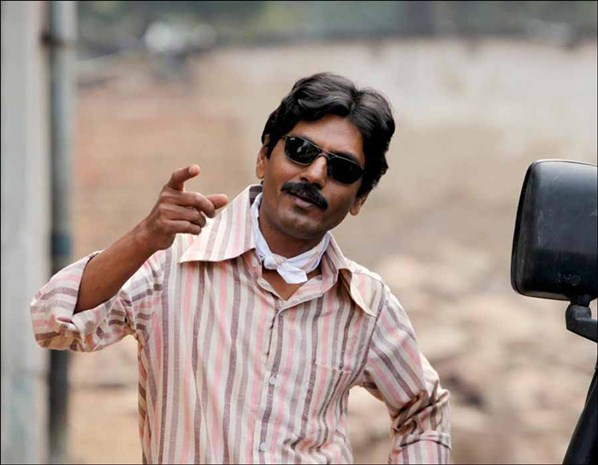
#> input picture basics/gangs-of-wasseypur.jpg, 598 x 465 px
$ python grayscale.py
#> lines starting #> are read from the running program, lines starting #| are printed output that depends on the picture
from matplotlib.image import imread
import matplotlib.pyplot as plt
import numpy as np


input_image= imread("gangs-of-wasseypur.jpg")
#> input_image is the input picture: shape (465, 598, 3); mean R, G, B 165.1, 149.4, 141.6
r,g,b=input_image[:,:,0],input_image[:,:,1],input_image[:,:,2]
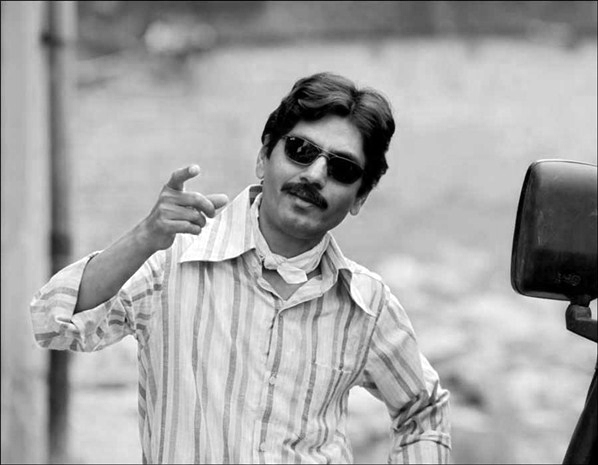
#> r: shape (465, 598); min 0, max 255, mean 165.1
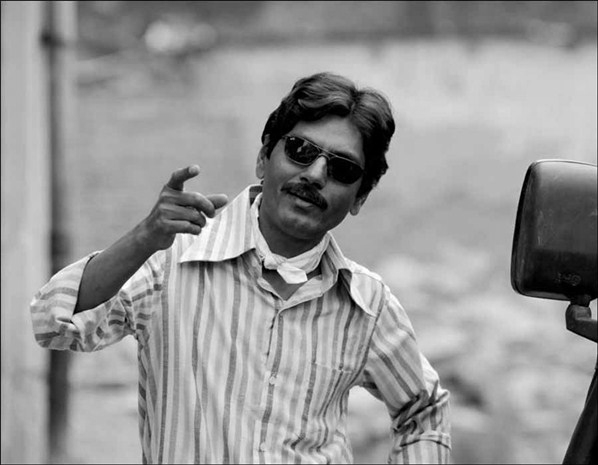
#> g: shape (465, 598); min 0, max 255, mean 149.4
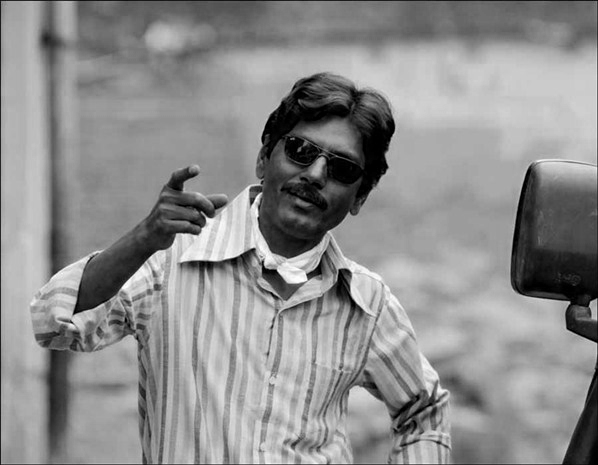
#> b: shape (465, 598); min 0, max 255, mean 141.6

gamma=0.45

rc,gc,bc=0.2126,0.7152,0.0722

grayscale_image= rc*(r**gamma) + gc*(g**gamma) + bc*(b**gamma)
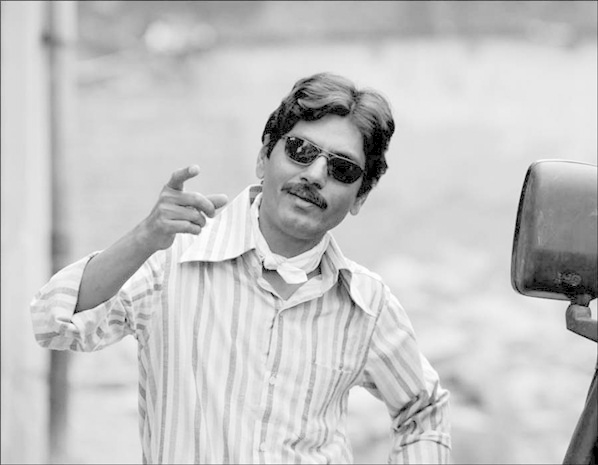
#> grayscale_image: shape (465, 598) float64; min 0, max 12.09, mean 9.34; drawn with min black and max white

fig=plt.figure(1)
img1,img2=fig.add_subplot(121), fig.add_subplot(122)

img1.imshow(input_image)
img2.imshow(grayscale_image, cmap=plt.cm.get_cmap('gray'))

fig.show()
plt.show()
